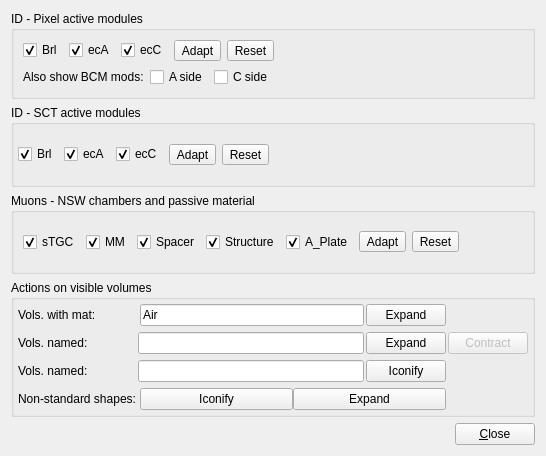
<?xml version="1.0" encoding="UTF-8"?>
<ui version="4.0">
 <class>GeoSysSettingsMiscForm</class>
 <widget class="QWidget" name="GeoSysSettingsMiscForm">
  <property name="geometry">
   <rect>
    <x>0</x>
    <y>0</y>
    <width>546</width>
    <height>456</height>
   </rect>
  </property>
  <property name="windowTitle">
   <string>Form</string>
  </property>
  <layout class="QVBoxLayout" name="verticalLayout_2">
   <item>
    <widget class="QGroupBox" name="groupBox_pixelactivemodules">
     <property name="title">
      <string>ID - Pixel active modules</string>
     </property>
     <layout class="QHBoxLayout" name="horizontalLayout_3">
      <item>
       <layout class="QVBoxLayout" name="verticalLayout">
        <item>
         <layout class="QHBoxLayout" name="_2">
          <item>
           <widget class="QCheckBox" name="checkBox_pixelmod_barrel">
            <property name="text">
             <string>Brl</string>
            </property>
            <property name="checked">
             <bool>true</bool>
            </property>
           </widget>
          </item>
          <item>
           <widget class="QCheckBox" name="checkBox_pixelmod_endcapA">
            <property name="text">
             <string>ecA</string>
            </property>
            <property name="checked">
             <bool>true</bool>
            </property>
           </widget>
          </item>
          <item>
           <widget class="QCheckBox" name="checkBox_pixelmod_endcapC">
            <property name="text">
             <string>ecC</string>
            </property>
            <property name="checked">
             <bool>true</bool>
            </property>
           </widget>
          </item>
          <item>
           <widget class="QToolButton" name="toolButton_pixelmod_adapt">
            <property name="text">
             <string>Adapt</string>
            </property>
           </widget>
          </item>
          <item>
           <widget class="QToolButton" name="toolButton_pixelmod_reset">
            <property name="text">
             <string>Reset</string>
            </property>
           </widget>
          </item>
          <item>
           <spacer name="horizontalSpacer">
            <property name="orientation">
             <enum>Qt::Horizontal</enum>
            </property>
            <property name="sizeHint" stdset="0">
             <size>
              <width>40</width>
              <height>20</height>
             </size>
            </property>
           </spacer>
          </item>
         </layout>
        </item>
        <item>
         <layout class="QHBoxLayout" name="horizontalLayout_2">
          <item>
           <widget class="QLabel" name="label_bcmmods">
            <property name="text">
             <string>Also show BCM mods:</string>
            </property>
           </widget>
          </item>
          <item>
           <widget class="QCheckBox" name="checkBox_bcmMod_Aside">
            <property name="text">
             <string>A side</string>
            </property>
           </widget>
          </item>
          <item>
           <widget class="QCheckBox" name="checkBox_bcmMod_Cside">
            <property name="text">
             <string>C side</string>
            </property>
           </widget>
          </item>
          <item>
           <spacer name="horizontalSpacer_2">
            <property name="orientation">
             <enum>Qt::Horizontal</enum>
            </property>
            <property name="sizeHint" stdset="0">
             <size>
              <width>40</width>
              <height>1</height>
             </size>
            </property>
           </spacer>
          </item>
         </layout>
        </item>
       </layout>
      </item>
      <item>
       <spacer>
        <property name="orientation">
         <enum>Qt::Horizontal</enum>
        </property>
        <property name="sizeHint" stdset="0">
         <size>
          <width>1</width>
          <height>20</height>
         </size>
        </property>
       </spacer>
      </item>
     </layout>
    </widget>
   </item>
   <item>
    <widget class="QGroupBox" name="groupBox_sctactivemodules">
     <property name="title">
      <string>ID - SCT active modules</string>
     </property>
     <layout class="QHBoxLayout" name="_3">
      <property name="leftMargin">
       <number>4</number>
      </property>
      <property name="topMargin">
       <number>4</number>
      </property>
      <property name="rightMargin">
       <number>4</number>
      </property>
      <property name="bottomMargin">
       <number>4</number>
      </property>
      <item>
       <layout class="QHBoxLayout" name="_4">
        <item>
         <widget class="QCheckBox" name="checkBox_sctmod_barrel">
          <property name="text">
           <string>Brl</string>
          </property>
          <property name="checked">
           <bool>true</bool>
          </property>
         </widget>
        </item>
        <item>
         <widget class="QCheckBox" name="checkBox_sctmod_endcapA">
          <property name="text">
           <string>ecA</string>
          </property>
          <property name="checked">
           <bool>true</bool>
          </property>
         </widget>
        </item>
        <item>
         <widget class="QCheckBox" name="checkBox_sctmod_endcapC">
          <property name="text">
           <string>ecC</string>
          </property>
          <property name="checked">
           <bool>true</bool>
          </property>
         </widget>
        </item>
        <item>
         <widget class="QToolButton" name="toolButton_sctmod_adapt">
          <property name="text">
           <string>Adapt</string>
          </property>
         </widget>
        </item>
        <item>
         <widget class="QToolButton" name="toolButton_sctmod_reset">
          <property name="text">
           <string>Reset</string>
          </property>
         </widget>
        </item>
       </layout>
      </item>
      <item>
       <spacer>
        <property name="orientation">
         <enum>Qt::Horizontal</enum>
        </property>
        <property name="sizeHint" stdset="0">
         <size>
          <width>1</width>
          <height>20</height>
         </size>
        </property>
       </spacer>
      </item>
     </layout>
    </widget>
   </item>
   <item>
    <widget class="QGroupBox" name="groupBox_show_NSW_chambers">
     <property name="title">
      <string>Muons - NSW chambers and passive material</string>
     </property>
     <layout class="QHBoxLayout" name="horizontalLayout_5">
      <item>
       <layout class="QHBoxLayout" name="horizontalLayout_4">
        <item>
         <widget class="QCheckBox" name="checkBox_NSW_sTGC">
          <property name="toolTip">
           <string>Show the NSW sTGC chambers</string>
          </property>
          <property name="text">
           <string>sTGC</string>
          </property>
          <property name="checked">
           <bool>true</bool>
          </property>
         </widget>
        </item>
        <item>
         <widget class="QCheckBox" name="checkBox_NSW_MM">
          <property name="toolTip">
           <string>Show the NSW MicroMegas chambers</string>
          </property>
          <property name="text">
           <string>MM</string>
          </property>
          <property name="checked">
           <bool>true</bool>
          </property>
         </widget>
        </item>
        <item>
         <widget class="QCheckBox" name="checkBox_NSW_Passive_Spacer">
          <property name="text">
           <string>Spacer</string>
          </property>
          <property name="checked">
           <bool>true</bool>
          </property>
         </widget>
        </item>
        <item>
         <widget class="QCheckBox" name="checkBox_NSW_Passive_Structure">
          <property name="text">
           <string>Structure</string>
          </property>
          <property name="checked">
           <bool>true</bool>
          </property>
         </widget>
        </item>
        <item>
         <widget class="QCheckBox" name="checkBox_NSW_Passive_APlate">
          <property name="text">
           <string>A_Plate</string>
          </property>
          <property name="checked">
           <bool>true</bool>
          </property>
         </widget>
        </item>
        <item>
         <widget class="QToolButton" name="toolButton_nswchambers_adapt">
          <property name="text">
           <string>Adapt</string>
          </property>
         </widget>
        </item>
        <item>
         <widget class="QToolButton" name="toolButton_nswchambers_reset">
          <property name="text">
           <string>Reset</string>
          </property>
         </widget>
        </item>
        <item>
         <spacer name="horizontalSpacer_3">
          <property name="orientation">
           <enum>Qt::Horizontal</enum>
          </property>
          <property name="sizeHint" stdset="0">
           <size>
            <width>40</width>
            <height>20</height>
           </size>
          </property>
         </spacer>
        </item>
       </layout>
      </item>
     </layout>
    </widget>
   </item>
   <item>
    <widget class="QGroupBox" name="groupBox">
     <property name="title">
      <string>Actions on visible volumes</string>
     </property>
     <layout class="QGridLayout" name="_5">
      <property name="leftMargin">
       <number>4</number>
      </property>
      <property name="topMargin">
       <number>4</number>
      </property>
      <property name="rightMargin">
       <number>4</number>
      </property>
      <property name="bottomMargin">
       <number>4</number>
      </property>
      <property name="horizontalSpacing">
       <number>2</number>
      </property>
      <item row="3" column="0">
       <widget class="QLabel" name="label">
        <property name="toolTip">
         <string>Actions on all shapes with 3D representations that are not standard VRML. Useful if you intend to dump the scene to a portable file.</string>
        </property>
        <property name="text">
         <string>Non-standard shapes:</string>
        </property>
       </widget>
      </item>
      <item row="0" column="2">
       <widget class="QLineEdit" name="lineEdit_expand_vols_matname">
        <property name="minimumSize">
         <size>
          <width>50</width>
          <height>0</height>
         </size>
        </property>
        <property name="toolTip">
         <string>&lt;html&gt;&lt;head&gt;&lt;meta name=&quot;qrichtext&quot; content=&quot;1&quot; /&gt;&lt;style type=&quot;text/css&quot;&gt;
p, li { white-space: pre-wrap; }
&lt;/style&gt;&lt;/head&gt;&lt;body style=&quot; font-family:'Sans Serif'; font-size:9pt; font-weight:400; font-style:normal;&quot;&gt;
&lt;p style=&quot; margin-top:0px; margin-bottom:0px; margin-left:0px; margin-right:0px; -qt-block-indent:0; text-indent:0px;&quot;&gt;Matching is case-sensitive and wildcards are allowed.&lt;/p&gt;&lt;/body&gt;&lt;/html&gt;</string>
        </property>
        <property name="text">
         <string>Air</string>
        </property>
       </widget>
      </item>
      <item row="1" column="0">
       <widget class="QLabel" name="label_8">
        <property name="text">
         <string>Vols. named:</string>
        </property>
       </widget>
      </item>
      <item row="2" column="1" colspan="2">
       <widget class="QLineEdit" name="lineEdit_iconify_vols_volname"/>
      </item>
      <item row="0" column="3">
       <widget class="QPushButton" name="pushButton_expand_vols_matname">
        <property name="text">
         <string>Expand</string>
        </property>
       </widget>
      </item>
      <item row="1" column="1" colspan="2">
       <widget class="QLineEdit" name="lineEdit_expand_vols_volname">
        <property name="toolTip">
         <string>&lt;html&gt;&lt;head&gt;&lt;meta name=&quot;qrichtext&quot; content=&quot;1&quot; /&gt;&lt;style type=&quot;text/css&quot;&gt;
p, li { white-space: pre-wrap; }
&lt;/style&gt;&lt;/head&gt;&lt;body style=&quot; font-family:'Sans Serif'; font-size:9pt; font-weight:400; font-style:normal;&quot;&gt;
&lt;p style=&quot; margin-top:0px; margin-bottom:0px; margin-left:0px; margin-right:0px; -qt-block-indent:0; text-indent:0px;&quot;&gt;Matching is case-insensitive and wildcards are allowed.&lt;/p&gt;&lt;/body&gt;&lt;/html&gt;</string>
        </property>
        <property name="text">
         <string/>
        </property>
       </widget>
      </item>
      <item row="0" column="0" colspan="2">
       <widget class="QLabel" name="label_7">
        <property name="text">
         <string>Vols. with mat:</string>
        </property>
       </widget>
      </item>
      <item row="3" column="2" colspan="2">
       <layout class="QHBoxLayout" name="horizontalLayout">
        <item>
         <widget class="QPushButton" name="pushButton_nonStandardShapes_Iconify">
          <property name="toolTip">
           <string>Actions on all shapes with 3D representations that are not standard VRML. Useful if you intend to dump the scene to a portable file.</string>
          </property>
          <property name="text">
           <string>Iconify</string>
          </property>
         </widget>
        </item>
        <item>
         <widget class="QPushButton" name="pushButton_nonStandardShapes_Expand">
          <property name="toolTip">
           <string>Actions on all shapes with 3D representations that are not standard VRML. Useful if you intend to dump the scene to a portable file.</string>
          </property>
          <property name="text">
           <string>Expand</string>
          </property>
         </widget>
        </item>
       </layout>
      </item>
      <item row="2" column="0">
       <widget class="QLabel" name="label_iconify">
        <property name="text">
         <string>Vols. named:</string>
        </property>
       </widget>
      </item>
      <item row="1" column="3">
       <widget class="QPushButton" name="pushButton_expand_vols_volname">
        <property name="text">
         <string>Expand</string>
        </property>
       </widget>
      </item>
      <item row="1" column="4">
       <widget class="QPushButton" name="pushButton_contract_vols_volname">
        <property name="enabled">
         <bool>false</bool>
        </property>
        <property name="text">
         <string>Contract</string>
        </property>
       </widget>
      </item>
      <item row="2" column="3">
       <widget class="QPushButton" name="pushButton_iconify_vols_volname">
        <property name="text">
         <string>Iconify</string>
        </property>
       </widget>
      </item>
     </layout>
    </widget>
   </item>
   <item>
    <layout class="QHBoxLayout" name="_10">
     <item>
      <spacer>
       <property name="orientation">
        <enum>Qt::Horizontal</enum>
       </property>
       <property name="sizeHint" stdset="0">
        <size>
         <width>40</width>
         <height>20</height>
        </size>
       </property>
      </spacer>
     </item>
     <item>
      <widget class="QPushButton" name="pushButton_close">
       <property name="text">
        <string>&amp;Close</string>
       </property>
      </widget>
     </item>
    </layout>
   </item>
  </layout>
 </widget>
 <resources/>
 <connections/>
</ui>
